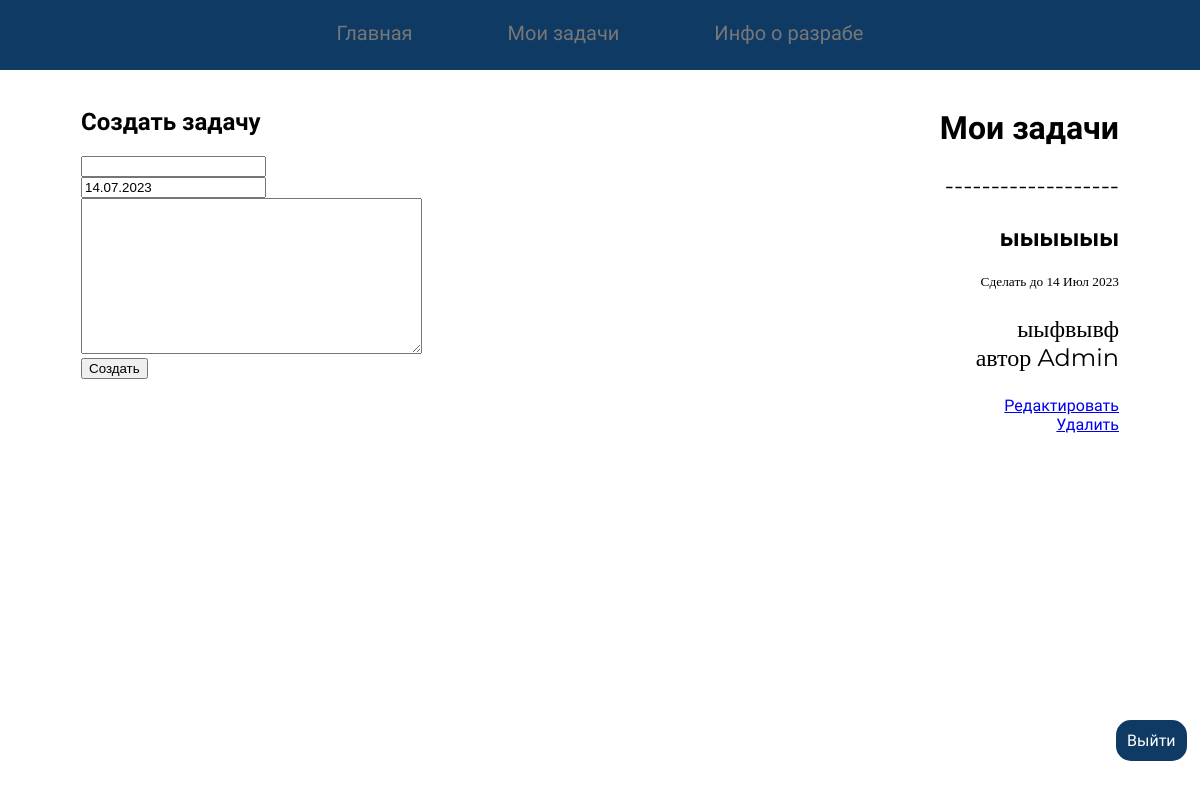
The app's page /tasks (signed in), older data.
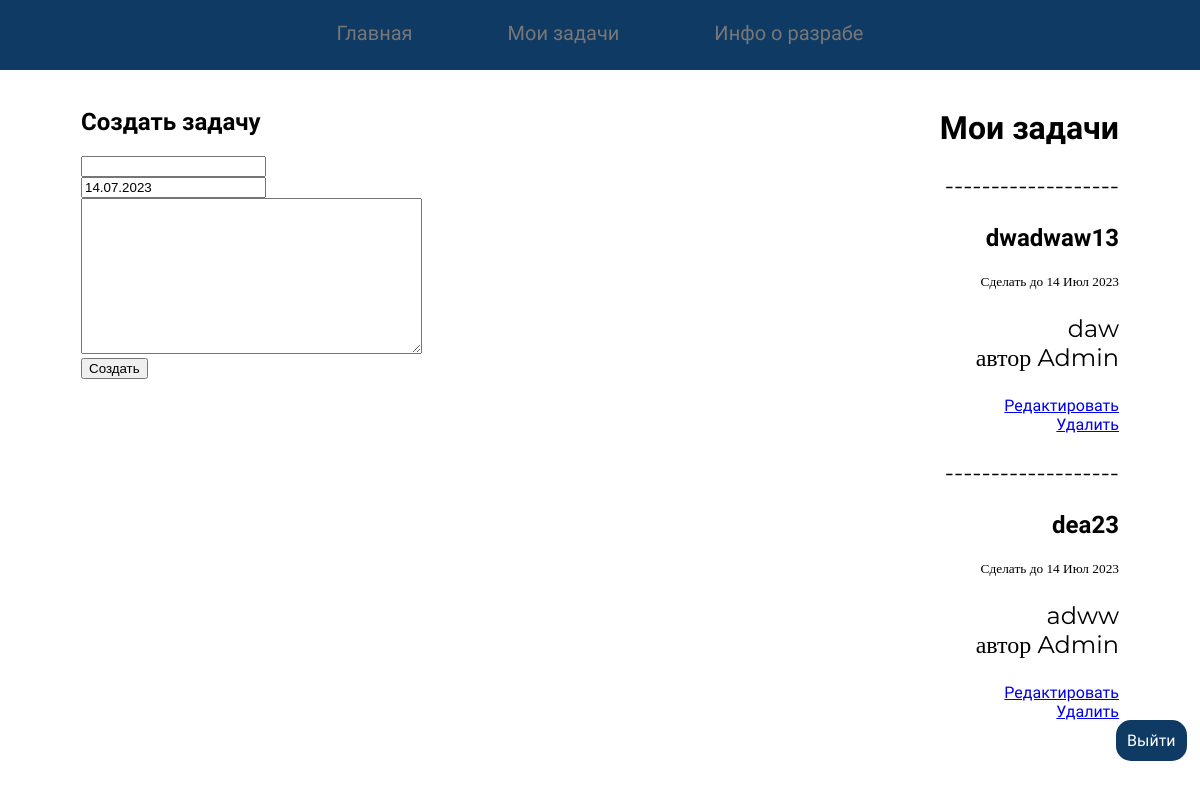
The same page, newer data.
### Tasks/models.py (models this page shows)
class Task(models.Model):
    id =  models.UUIDField(primary_key=True, default=uuid.uuid4)
    tag = models.CharField(max_length=120)
    text = models.TextField()
    to_date = models.DateField(default=timezone.now)
    author = models.ForeignKey(User, on_delete=models.CASCADE, null=True, blank=True)
    class Meta:
        db_table = 'tasks'
        ordering = ['to_date']

### Tasks/views.py (the view, shortened to what this page needs)
# urls.py: path('tasks', views.tasks, name="tasks"),
def tasks(request):
    if request.method == 'GET':
        tasks = Task.objects.filter(author=request.user)
        context = {'tasks': tasks}
        context = {'tasks': tasks, 'form': TForm()}
        return render(request, 'kalendar/tasks.html', context)

### Tasks/forms.py
class TForm(ModelForm):
    class Meta:
        model = Task
        fields = ['tag','text', 'to_date', 'author']

### Tasks/templates/kalendar/tasks.html (shortened to what this page needs)
{% extends 'kalendar/menu.html'%}
{% block body %}
{%if request.user.is_authenticated %}
<div style="    display: flex; justify-content: space-between;">
  <div>
    <h2>{% if id %} Редактировать {% else %} Создать {% endif %} задачу</h2>
    <form method="post" novalidate>
      {{ form.tag }}<br>
      {{ form.to_date }}<br>
      {{ form.text }}<br>
      <input type="submit" value="Создать" />
    </form>
  </div>
  <div style="text-align: right;">
    <h1>Мои задачи</h1>
      {%if tasks%}
        {% for task in tasks %}
          {% if True %}
            <p>-------------------</p>
            <h2>{{ task.tag }}</h2>
            <small>Сделать до {{ task.to_date | date:"d M Y" }}</small>
            <p>{{ task.text }}<br>
              автор {{task.author}}
            </p>
            <a href="{% url 'task_edit' task.id %}">Редактировать </a>
            <form method="POST">
                <a href="{% url 'tasks' task.id %}">Удалить</a>
            </form>
            {% endif %}
          {% endfor %}
        {%else%}
        <p>-------------------</p>
        <h2>Задач нет</h2>
        {% endif %}
  </div>
</div>
{%endif%}
{% endblock %}

### Tasks/templates/kalendar/menu.html (shortened to what this page needs)
<!DOCTYPE html>
{% load static %}
<html lang="en">
<head>
    <link rel = "stylesheet" href="{% static "css/standart.css" %}">
    <link rel = "stylesheet" href="{% block CSS %}{% endblock %}">
    <div class="head">
        <ul class="menu-main">
            {% block cur %}
            <li><a href="{% url 'home' %}">Главная</a></li>
            <li><a href="{% url 'tasks' %}">Мои задачи</a></li>
            <li><a href="{% url 'contact' %}">Инфо о разрабе</a></li>
            {% endblock %}
        </ul>
    </div>
</head>
<body><div class="body">
    <br>
    {% block body %}{% endblock %}
    </div>
    <div style="
        margin: 0px;
        background: rgb(15, 58, 100);
        z-index: 2;
        position: fixed;
        top: 90%;
        left: 93%;
        padding: 11px;
        border-radius: 15px;
        text-align: center;
    ">
        {%if request.user.is_authenticated %}
            <a style="text-decoration:none;
            color:white;" href="{% url 'logout' %}">Выйти</a>
        {%else%}
            <a style="text-decoration:none;
            color:white;" href="{% url 'login' %}">Войти</a>
            <a style="text-decoration:none;
            color:white;" href="{% url 'register' %}">Регистрация</a>
        {%endif%}
    </div>
</body>
</html>

### static/css/standart.css (style rules this page uses)
html { margin: -1%; }
p { font-family: 'Montserrat'; font-size: 24px; }
h1, h2, h3, h4, h5, a { font-family: 'Comfortaa'; }
.body { margin-right: 85px; margin-left: 85px; }
.menu-main { list-style: none; padding: 15px 30px; margin: 0; font-size: 20px; text-align: center; position: relative; background: rgb(15, 58, 100); }
.menu-main:after { content: ""; position: absolute; width: 100%; height: 20px; left: 0; bottom: -20px; background: radial-gradient(white 0%, white 70%, rgba(255,255,255,0) 70%, rgba(255,255,255,0) 100%) 0 -10px; background-size: 20px 20px; background-repeat: repeat-x; }
.menu-main li { display: inline-block; }
.menu-main a { text-decoration: none; display: inline-block; margin: 0 15px; padding: 10px 30px; color: #777777; transition: .3s linear; position: relative; }
.menu-main a:before, .menu-main a:after { content: ""; position: absolute; top: calc(50% - 3px); width: 6px; height: 6px; border-radius: 50%; background: #F58262; opacity: 0; transition: .5s ease-in-out; }
.menu-main a:before { left: 5px; }
.menu-main a:after { right: 5px; }

Row changes from the older to the newer data that the page shows:
removed Task: tag "ыыыыыы", to_date "14 Июл 2023", text "ыыфвывф", author "Admin"
added Task: tag "dwadwaw13", to_date "14 Июл 2023", text "daw", author "Admin"
added Task: tag "dea23", to_date "14 Июл 2023", text "adww", author "Admin"
